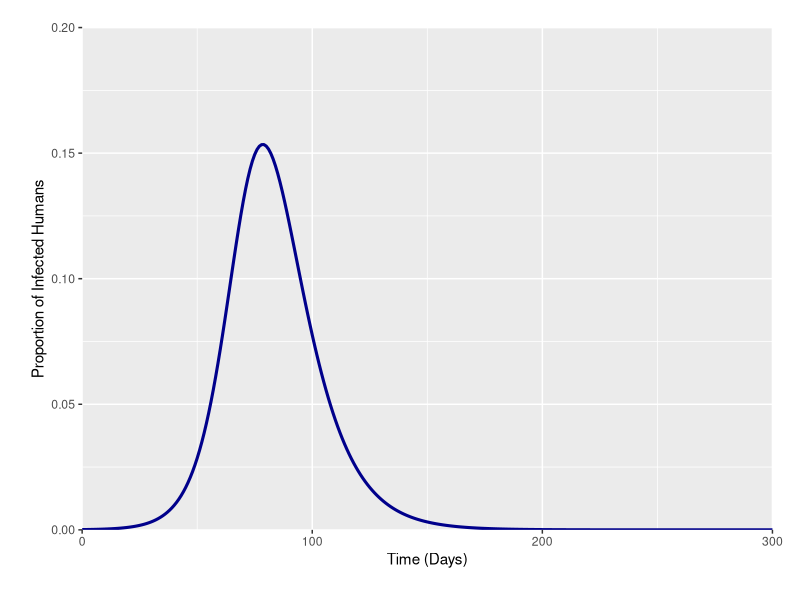
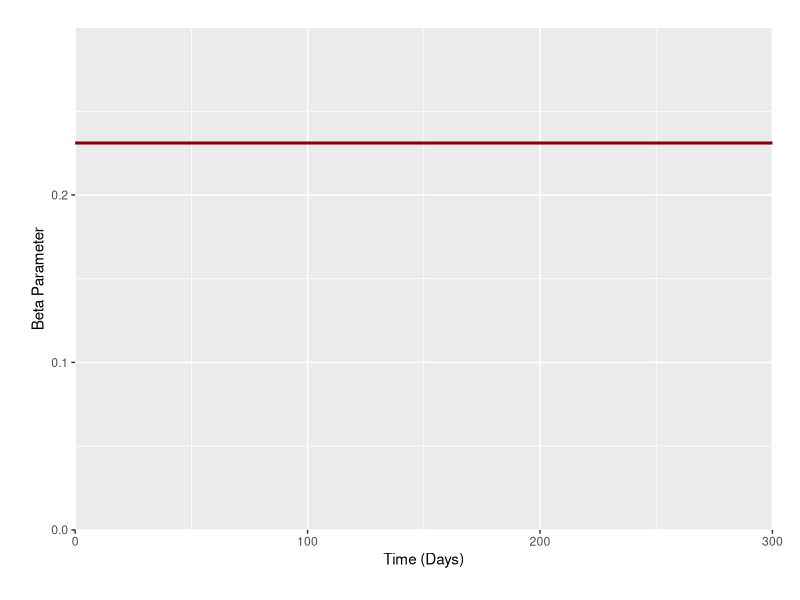
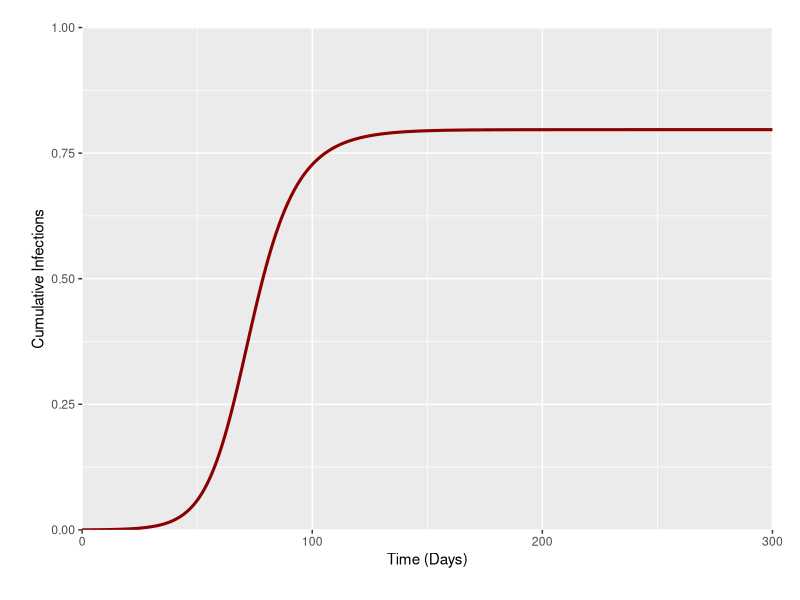
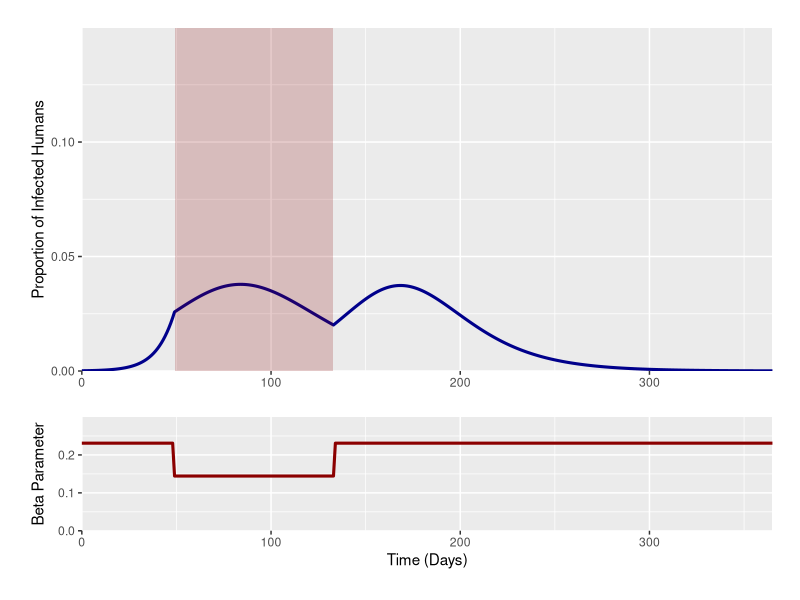
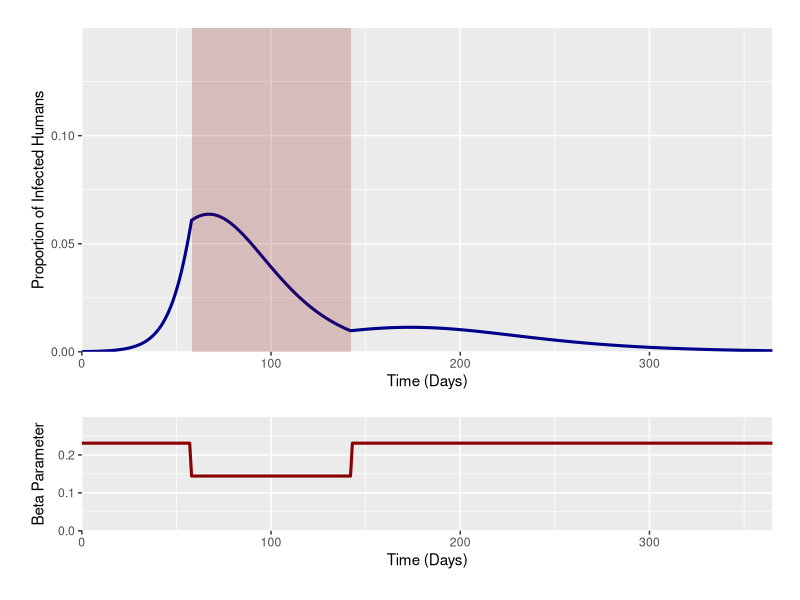
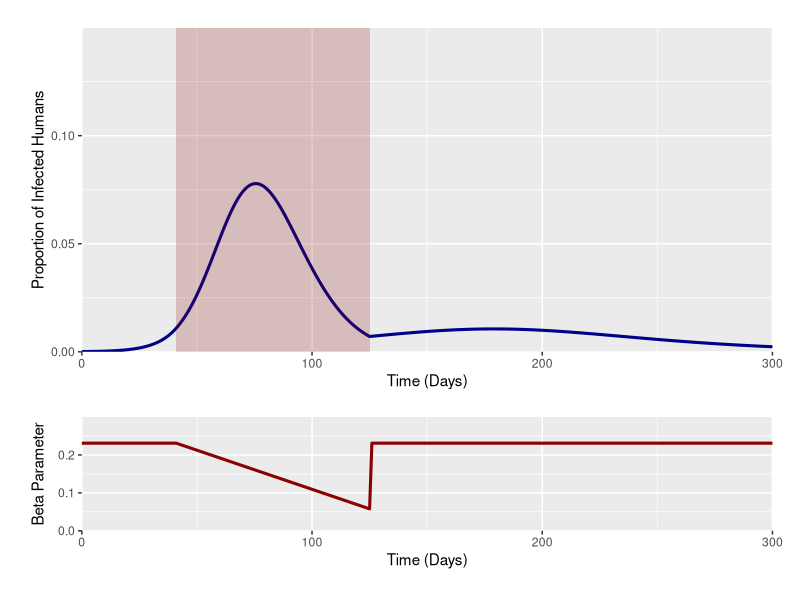
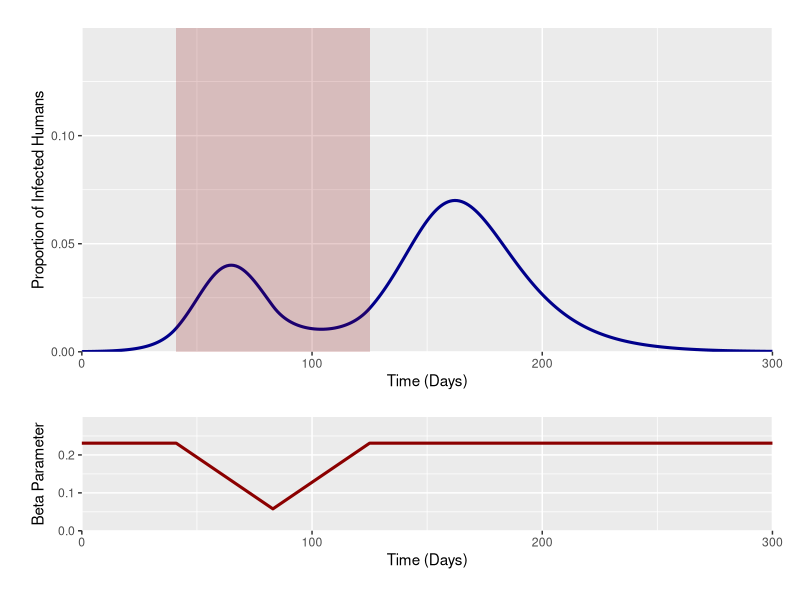

The R source for these figures, in order:
rm(list=ls())
library("deSolve"); library("ggplot2"); library("cowplot")

GenTime <- function(T2, R0) {
  G = T2 * ((R0-1)/log(2))
  return(G)
}

#### Baseline Model #### 

SIR <- function(time, state, parameters) {
  with(as.list(c(state, parameters)), {
    dS = - beta*S*I
    dI = beta*S*I - mu*I
    dR = mu*I 
    dC = beta*S*I
    return(list(c(dS,dI,dR,dC)))
  })
}

init <- c(S = 0.9999, I = 0.0001, R = 0, C = 0)
times <- seq(0,300,by = 1)
parms = c(mu = 1/(GenTime(6,2)),
          beta = (2*(1/(GenTime(6,2)))))
outbase <- data.frame(ode(y = init, func = SIR, times = times, parms = parms))
outbase[,6] <- as.numeric(parms[2])


#Plotting
outdata <- rbind(data.frame("Compartment" = "Infec", "Times" = outbase[,1], "Prev" = outbase[,3]),
                 data.frame("Compartment" = "Susc", "Times" = outbase[,1], "Prev" = outbase[,2]),
                 data.frame("Compartment" = "Rec", "Times" = outbase[,1], "Prev" = outbase[,4]),
                 data.frame("Compartment" = "Cumulative", "Times" = outbase[,1], "Prev" = outbase[,5]),
                 data.frame("Compartment" = "Beta", "Times" = outbase[,1], "Prev" = outbase[,6]))

ggplot(data = outdata[outdata$Compartment == "Infec",], aes(x = Times, y = Prev)) + geom_line(size = 1.05, col = "darkblue") +
  labs(x ="Time (Days)", y = "Proportion of Infected Humans") +
  scale_y_continuous(limits = c(0,0.2) ,  expand = c(0,0)) +
  theme(legend.position = "bottom", legend.title = element_blank(),
        legend.spacing.x = unit(0.3, 'cm'), legend.text=element_text(size=11), plot.margin=unit(c(0.7,0.7,0.8,0.8),"cm")) +
  scale_x_continuous(expand = c(0, 0)) 

ggplot(data = outdata[outdata$Compartment == "Beta",], aes(x = Times, y = Prev)) + geom_line(size = 1.05, col = "darkred") +
  labs(x ="Time (Days)", y = "Beta Parameter") +
  scale_y_continuous(limits = c(0,0.3) ,  expand = c(0,0)) +
  theme(legend.position = "bottom", legend.title = element_blank(),
        legend.spacing.x = unit(0.3, 'cm'), legend.text=element_text(size=11), plot.margin=unit(c(0.7,0.7,0.8,0.8),"cm")) +
  scale_x_continuous(expand = c(0, 0)) 

ggplot(data = outdata[outdata$Compartment == "Cumulative",], aes(x = Times, y = Prev)) + geom_line(size = 1.05, col = "darkred") +
  labs(x ="Time (Days)", y = "Cumulative Infections") +
  scale_y_continuous(limits = c(0,1) ,  expand = c(0,0)) +
  theme(legend.position = "bottom", legend.title = element_blank(),
        legend.spacing.x = unit(0.3, 'cm'), legend.text=element_text(size=11), plot.margin=unit(c(0.7,0.7,0.8,0.8),"cm")) +
  scale_x_continuous(expand = c(0, 0)) 

#### SCENARIO 1 - Beta tatic Decrease #### 

betastatdecrease <- function(time, int_timestart, int_timeend) {
  ifelse((time >= int_timestart & time <= int_timeend),
         (2*(1/(GenTime(6,2))))*0.625,
         (2*(1/(GenTime(6,2)))))
}

SIR1 <- function(time, state, parameters) {
  with(as.list(c(state, parameters)), {
    dS = - betastatdecrease(time,int_timestart,int_timeend)*S*I
    dI = betastatdecrease(time,int_timestart,int_timeend)*S*I - mu*I
    dR = mu*I 
    dC = betastatdecrease(time,int_timestart,int_timeend)*S*I
    return(list(c(dS,dI,dR, dC)))
  })
}

init <- c(S = 0.9999, I = 0.0001, R = 0, C = 0)
times <- seq(0,365,by = 1)

trigday <- seq(1,100, by = 1)
stats <- data.frame(matrix(nrow = length(trigday), ncol = 4)); colnames(stats) <- c("TrigDay", "TimePeak", "PeakInf", "CumInf")

for(i in 1:length(trigday)) {
  parms = c(mu = 1/(GenTime(6,2)), int_timestart = trigday[i], int_timeend = trigday[i]+(12*7))
  out1 <- data.frame(ode(y = init, func = SIR1, times = times, parms = parms))
  stats[i,1] <- parms[2]
  stats[i,2] <- out1[,1][which(out1[,3] == max(out1[,3]))] #Time
  stats[i,3] <- out1[,3][which(out1[,3] == max(out1[,3]))] #No Inf
  stats[i,4] <- max(out1[,5]) 
  print(i/length(trigday))
}

stats[which.min(stats$PeakInf),]

parms = c(mu = 1/(GenTime(6,2)),
          int_timestart = as.numeric(stats[which.min(stats$PeakInf),][1]), 
          int_timeend = as.numeric(stats[which.min(stats$PeakInf),][1])+(12*7))

out1 <- data.frame(ode(y = init, func = SIR1, times = times, parms = parms))
out1$beta <- betastatdecrease(times, as.numeric(parms[2]), as.numeric(parms[3]))

#Plotting 

outdata1 <- rbind(data.frame("Compartment" = "Infec", "Times" = out1[,1], "Prev" = out1[,3]),
                  data.frame("Compartment" = "Susc", "Times" = out1[,1], "Prev" = out1[,2]),
                  data.frame("Compartment" = "Rec", "Times" = out1[,1], "Prev" = out1[,4]),
                  data.frame("Compartment" = "Cumulative", "Times" = out1[,1], "Prev" = out1[,5]),
                  data.frame("Compartment" = "Beta", "Times" = out1[,1], "Prev" = out1[,6]))

p11 <- ggplot(data = outdata1[outdata1$Compartment == "Infec",], aes(x = Times, y = Prev)) + geom_line(size = 1.05, col = "darkblue") +
  labs(y = "Proportion of Infected Humans") + scale_y_continuous(limits = c(0,0.15) ,  expand = c(0,0)) +
  theme(legend.position = "bottom", legend.title = element_blank(),
        legend.spacing.x = unit(0.3, 'cm'), legend.text=element_text(size=11), plot.margin=unit(c(0.7,0.7,0.8,0.8),"cm"), axis.title.x=element_blank()) +
  scale_x_continuous(expand = c(0, 0)) + annotate("rect", xmin = as.numeric(parms[2]), xmax = as.numeric(parms[3]), ymin = 0, ymax = 0.15, fill = "darkred", alpha = .2)

p21 <- ggplot(data = outdata1[outdata1$Compartment == "Beta",], aes(x = Times, y = Prev)) + geom_line(size = 1.05, col = "darkred") +
  labs(x ="Time (Days)", y = "Beta Parameter") + scale_y_continuous(limits = c(0,0.3) ,  expand = c(0,0)) +
  theme(legend.position = "bottom", legend.title = element_blank(),
        legend.spacing.x = unit(0.3, 'cm'), legend.text=element_text(size=11), plot.margin=unit(c(0.7,0.7,0.8,0.8),"cm")) +
  scale_x_continuous(expand = c(0, 0)) 

plot_grid(p11, NULL, p21, align = "v", nrow = 3, rel_heights = c(2, -0.15, 1))


#### SCENARIO 2 - Beta Decrease + Linear Increase #### 

betadecrease <- function(time, int_timestart, int_timeend, betastart, betaend) {
  betalin <- approxfun(x=c(int_timestart, int_timeend),y= c(betastart, betaend), method="linear", rule  =2)
  ifelse((time >= int_timestart & time <= int_timeend),
         betalin(time),
         (2*(1/(GenTime(6,2)))))
}

SIR2 <- function(time, state, parameters) {
  with(as.list(c(state, parameters)), {
    dS = - betadecrease(time,int_timestart,int_timeend, beta_base, beta_int)*S*I
    dI = betadecrease(time,int_timestart,int_timeend, beta_base, beta_int)*S*I - mu*I
    dR = mu*I 
    dC = betadecrease(time,int_timestart,int_timeend, beta_base, beta_int)*S*I
    return(list(c(dS,dI,dR, dC)))
  })
}

init <- c(S = 0.9999, I = 0.0001, R = 0, C = 0)
times <- seq(0,365,by = 1)

trigday <- seq(1,100, by = 1)
stats2 <- data.frame(matrix(nrow = length(trigday), ncol = 4)); colnames(stats2) <- c("TrigDay", "TimePeak", "PeakInf", "CumInf")

for(i in 1:length(trigday)) {
  parms = c(mu = 1/(GenTime(6,2)), int_timestart = trigday[i], int_timeend = trigday[i]+(12*7), beta_base = 2*(1/(GenTime(6,2)))*0.25,
            beta_int = 2*(1/(GenTime(6,2))))
  out2 <- data.frame(ode(y = init, func = SIR2, times = times, parms = parms))
  stats2[i,1] <- parms[2]
  stats2[i,2] <- out2[,1][which(out2[,3] == max(out2[,3]))] #Time
  stats2[i,3] <- out2[,3][which(out2[,3] == max(out2[,3]))] #No Inf
  stats2[i,4] <- max(out2[,5]) 
  print(i/length(trigday))
}

stats2[which.min(stats2$PeakInf),]

parms = c(mu = 1/(GenTime(6,2)),
          int_timestart = as.numeric(stats2[which.min(stats2$PeakInf),][1]), 
          int_timeend = as.numeric(stats2[which.min(stats2$PeakInf),][1])+(12*7))

out2 <- data.frame(ode(y = init, func = SIR1, times = times, parms = parms))
out2$beta <- betastatdecrease(times, as.numeric(parms[2]), as.numeric(parms[3]))

#Plotting 

outdata2 <- rbind(data.frame("Compartment" = "Infec", "Times" = out2[,1], "Prev" = out2[,3]),
                  data.frame("Compartment" = "Susc", "Times" = out2[,1], "Prev" = out2[,2]),
                  data.frame("Compartment" = "Rec", "Times" = out2[,1], "Prev" = out2[,4]),
                  data.frame("Compartment" = "Cumulative", "Times" = out2[,1], "Prev" = out2[,5]),
                  data.frame("Compartment" = "Beta", "Times" = out2[,1], "Prev" = out2[,6]))

p12 <- ggplot(data = outdata2[outdata2$Compartment == "Infec",], aes(x = Times, y = Prev)) + geom_line(size = 1.05, col = "darkblue") +
  labs(x ="Time (Days)", y = "Proportion of Infected Humans") + scale_y_continuous(limits = c(0,0.15) ,  expand = c(0,0)) +
  theme(legend.position = "bottom", legend.title = element_blank(),
        legend.spacing.x = unit(0.3, 'cm'), legend.text=element_text(size=11), plot.margin=unit(c(0.7,0.7,0.8,0.8),"cm")) +
  scale_x_continuous(expand = c(0, 0)) + annotate("rect", xmin = as.numeric(parms[2]), xmax = as.numeric(parms[3]), ymin = 0, ymax = 0.15, fill = "darkred", alpha = .2)

p22 <- ggplot(data = outdata2[outdata2$Compartment == "Beta",], aes(x = Times, y = Prev)) + geom_line(size = 1.05, col = "darkred") +
  labs(x ="Time (Days)", y = "Beta Parameter") + scale_y_continuous(limits = c(0,0.3) ,  expand = c(0,0)) +
  theme(legend.position = "bottom", legend.title = element_blank(),
        legend.spacing.x = unit(0.3, 'cm'), legend.text=element_text(size=11), plot.margin=unit(c(0.7,0.7,0.8,0.8),"cm")) +
  scale_x_continuous(expand = c(0, 0)) 

plot_grid(p12, NULL, p22, align = "v", nrow = 3, rel_heights = c(2, -0.15, 1))

#### SCENARIO 3 - Beta Linear Decrease #### 

betadecrease <- function(time, int_timestart, int_timeend, betastart, betaend) {
  betalin <- approxfun(x=c(int_timestart, int_timeend),y= c(betastart, betaend), method="linear", rule  =2)
  ifelse((time >= int_timestart & time <= int_timeend),
         betalin(time),
         (2*(1/(GenTime(6,2)))))
}

SIR3 <- function(time, state, parameters) {
  with(as.list(c(state, parameters)), {
    dS = - betadecrease(time,int_timestart,int_timeend, beta_base, beta_int)*S*I
    dI = betadecrease(time,int_timestart,int_timeend, beta_base, beta_int)*S*I - mu*I
    dR = mu*I 
    dC = betadecrease(time,int_timestart,int_timeend, beta_base, beta_int)*S*I
    return(list(c(dS,dI,dR, dC)))
  })
}

init <- c(S = 0.9999, I = 0.0001, R = 0, C = 0)
times <- seq(0,300,by = 1)
parms = c(mu = 1/(GenTime(6,2)),
          int_timestart = 41, 
          int_timeend = 41+(12*7),
          beta_base = (2*(1/(GenTime(6,2)))),
          beta_int = (2*(1/(GenTime(6,2))))*0.25)

out3 <- data.frame(ode(y = init, func = SIR3, times = times, parms = parms))
out3$beta <- betadecrease(times, as.numeric(parms[2]), as.numeric(parms[3]), as.numeric(parms[4]), as.numeric(parms[5]))

#Plotting 

outdata3 <- rbind(data.frame("Compartment" = "Infec", "Times" = out3[,1], "Prev" = out3[,3]),
                  data.frame("Compartment" = "Susc", "Times" = out3[,1], "Prev" = out3[,2]),
                  data.frame("Compartment" = "Rec", "Times" = out3[,1], "Prev" = out3[,4]),
                  data.frame("Compartment" = "Cumulative", "Times" = out3[,1], "Prev" = out3[,5]),
                  data.frame("Compartment" = "Beta", "Times" = out3[,1], "Prev" = out3[,6]))

p13 <- ggplot(data = outdata3[outdata3$Compartment == "Infec",], aes(x = Times, y = Prev)) + geom_line(size = 1.05, col = "darkblue") +
  labs(x ="Time (Days)", y = "Proportion of Infected Humans") + scale_y_continuous(limits = c(0,0.15) ,  expand = c(0,0)) +
  theme(legend.position = "bottom", legend.title = element_blank(),
        legend.spacing.x = unit(0.3, 'cm'), legend.text=element_text(size=11), plot.margin=unit(c(0.7,0.7,0.8,0.8),"cm")) +
  scale_x_continuous(expand = c(0, 0)) + annotate("rect", xmin = as.numeric(parms[2]), xmax = as.numeric(parms[3]), ymin = 0, ymax = 0.15, fill = "darkred", alpha = .2)

p23 <- ggplot(data = outdata3[outdata3$Compartment == "Beta",], aes(x = Times, y = Prev)) + geom_line(size = 1.05, col = "darkred") +
  labs(x ="Time (Days)", y = "Beta Parameter") + scale_y_continuous(limits = c(0,0.3) ,  expand = c(0,0)) +
  theme(legend.position = "bottom", legend.title = element_blank(),
        legend.spacing.x = unit(0.3, 'cm'), legend.text=element_text(size=11), plot.margin=unit(c(0.7,0.7,0.8,0.8),"cm")) +
  scale_x_continuous(expand = c(0, 0)) 

plot_grid(p13, NULL, p23, align = "v", nrow = 3, rel_heights = c(2, -0.15, 1))

#### SCENARIO 4 - Beta Linear Decrease then Increase #### 

betaincdec <- function(time, int_timestart, int_timeend, betastart, betaend) {
  betadec <- approxfun(x=c(int_timestart, int_timestart+abs((int_timestart-int_timeend)/2)), y= c(betastart, betaend), 
                       method="linear", rule =2)
  betainc <- approxfun(x=c(int_timestart+abs((int_timestart-int_timeend)/2), int_timeend),y= c(betaend, betastart), 
                       method="linear", rule = 2)
  ifelse((time >= int_timestart & time <= int_timeend),
         ifelse((time >= int_timestart & time <=  int_timestart+abs((int_timestart-int_timeend)/2)),
                betadec(time),
                betainc(time)),
         2*(1/(GenTime(6,2))))
}

SIR4 <- function(time, state, parameters) {
  with(as.list(c(state, parameters)), {
    dS = - betaincdec(time,int_timestart,int_timeend, beta_base, beta_int)*S*I
    dI = betaincdec(time,int_timestart,int_timeend, beta_base, beta_int)*S*I - mu*I
    dR = mu*I 
    dC = betaincdec(time,int_timestart,int_timeend, beta_base, beta_int)*S*I
    return(list(c(dS,dI,dR, dC)))
  })
}


init <- c(S = 0.9999, I = 0.0001, R = 0, C = 0)
times <- seq(0,300,by = 1)
parms = c(mu = 1/(GenTime(6,2)),
          int_timestart = 41, 
          int_timeend = 41+(12*7),
          beta_base = (2*(1/(GenTime(6,2)))),
          beta_int = (2*(1/(GenTime(6,2))))*0.25)

out4 <- data.frame(ode(y = init, func = SIR4, times = times, parms = parms))
out4$beta <- betaincdec(times, as.numeric(parms[2]), as.numeric(parms[3]), as.numeric(parms[4]), as.numeric(parms[5]))

#Plotting 

outdata4 <- rbind(data.frame("Compartment" = "Infec", "Times" = out4[,1], "Prev" = out4[,3]),
                  data.frame("Compartment" = "Susc", "Times" = out4[,1], "Prev" = out4[,2]),
                  data.frame("Compartment" = "Rec", "Times" = out4[,1], "Prev" = out4[,4]),
                  data.frame("Compartment" = "Cumulative", "Times" = out4[,1], "Prev" = out4[,5]),
                  data.frame("Compartment" = "Beta", "Times" = out4[,1], "Prev" = out4[,6]))

p14 <- ggplot(data = outdata4[outdata4$Compartment == "Infec",], aes(x = Times, y = Prev)) + geom_line(size = 1.05, col = "darkblue") +
  labs(x ="Time (Days)", y = "Proportion of Infected Humans") + scale_y_continuous(limits = c(0,0.15) ,  expand = c(0,0)) +
  theme(legend.position = "bottom", legend.title = element_blank(),
        legend.spacing.x = unit(0.3, 'cm'), legend.text=element_text(size=11), plot.margin=unit(c(0.7,0.7,0.8,0.8),"cm")) +
  scale_x_continuous(expand = c(0, 0)) + annotate("rect", xmin = as.numeric(parms[2]), xmax = as.numeric(parms[3]), ymin = 0, ymax = 0.15, fill = "darkred", alpha = .2)

p24 <- ggplot(data = outdata4[outdata4$Compartment == "Beta",], aes(x = Times, y = Prev)) + geom_line(size = 1.05, col = "darkred") +
  labs(x ="Time (Days)", y = "Beta Parameter") + scale_y_continuous(limits = c(0,0.3) ,  expand = c(0,0)) +
  theme(legend.position = "bottom", legend.title = element_blank(),
        legend.spacing.x = unit(0.3, 'cm'), legend.text=element_text(size=11), plot.margin=unit(c(0.7,0.7,0.8,0.8),"cm")) +
  scale_x_continuous(expand = c(0, 0)) 

plot_grid(p14, NULL, p24, align = "v", nrow = 3, rel_heights = c(2, -0.15, 1))
